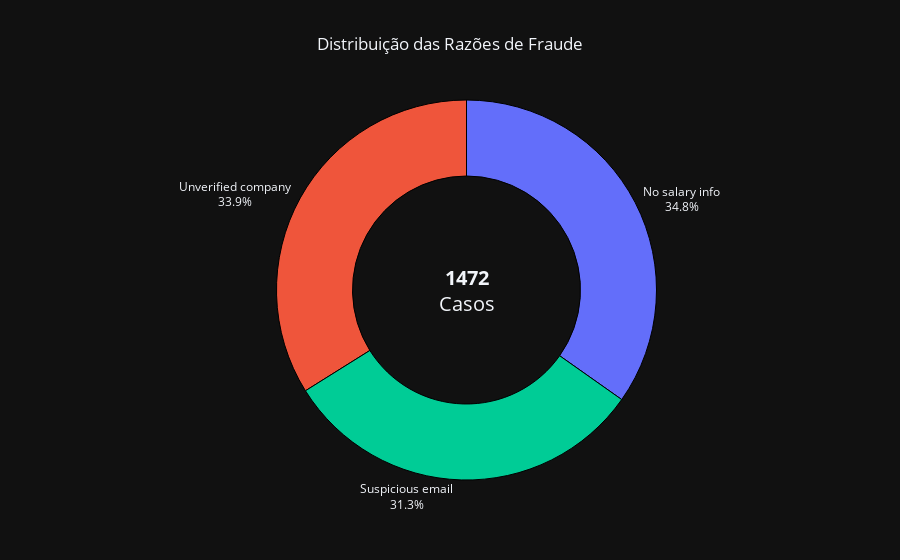

Here is the notebook cell this chart was saved with:
### Markdown cell above
## 6. Análise dos Motivos de Fraude
### 6.1 Distribuição das Razões Associadas a Vagas Fraudulentas
Esta análise avalia a distribuição das razões de fraude identificadas nas vagas fraudulentas.
O objetivo é destacar os motivos mais recorrentes associados a esse tipo de anúncio.

### Code cell
import plotly.express as px

fraud_reasons = (
    df_silver
    .filter(df_silver.is_fake == True)
    .filter(df_silver.fraud_reason.isNotNull())
    .groupBy("fraud_reason")
    .count()
    .orderBy("count", ascending=False)
    .toPandas()
)

total_vagas = fraud_reasons["count"].sum()

fig = px.pie(
    fraud_reasons,
    names="fraud_reason",
    values="count",
    hole=0.6,
    title="Distribuição das Razões de Fraude"
)

fig.update_traces(
    textposition='outside',
    textinfo='percent+label',
    marker=dict(line=dict(color='#000000', width=1))
)

fig.update_layout(
    title_x=0.5,
    showlegend=False,
    annotations=[dict(text=f'<b>{total_vagas}</b><br>Casos', x=0.5, y=0.5, font_size=20, showarrow=False)]
)

fig.show()

### Figure 1 — Plotly figure (JSON) as saved in the notebook; plotly's stock layout.template omitted (floating-point values rounded to 4 significant figures)
{"data": [{"domain": {"x": [0.0, 1.0], "y": [0.0, 1.0]}, "hole": 0.6, "hovertemplate": "fraud_reason=%{label}<br>count=%{value}<extra></extra>", "labels": ["No salary info", "Unverified company", "Suspicious email"], "legendgroup": "", "name": "", "showlegend": true, "values": [512, 499, 461], "type": "pie", "marker": {"line": {"color": "#000000", "width": 1}}, "textinfo": "percent+label", "textposition": "outside"}], "layout": {"legend": {"tracegroupgap": 0}, "title": {"text": "Distribuição das Razões de Fraude", "x": 0.5}, "showlegend": false, "annotations": [{"showarrow": false, "text": "<b>1472</b><br>Casos", "x": 0.5, "y": 0.5, "font": {"size": 20}}]}}
